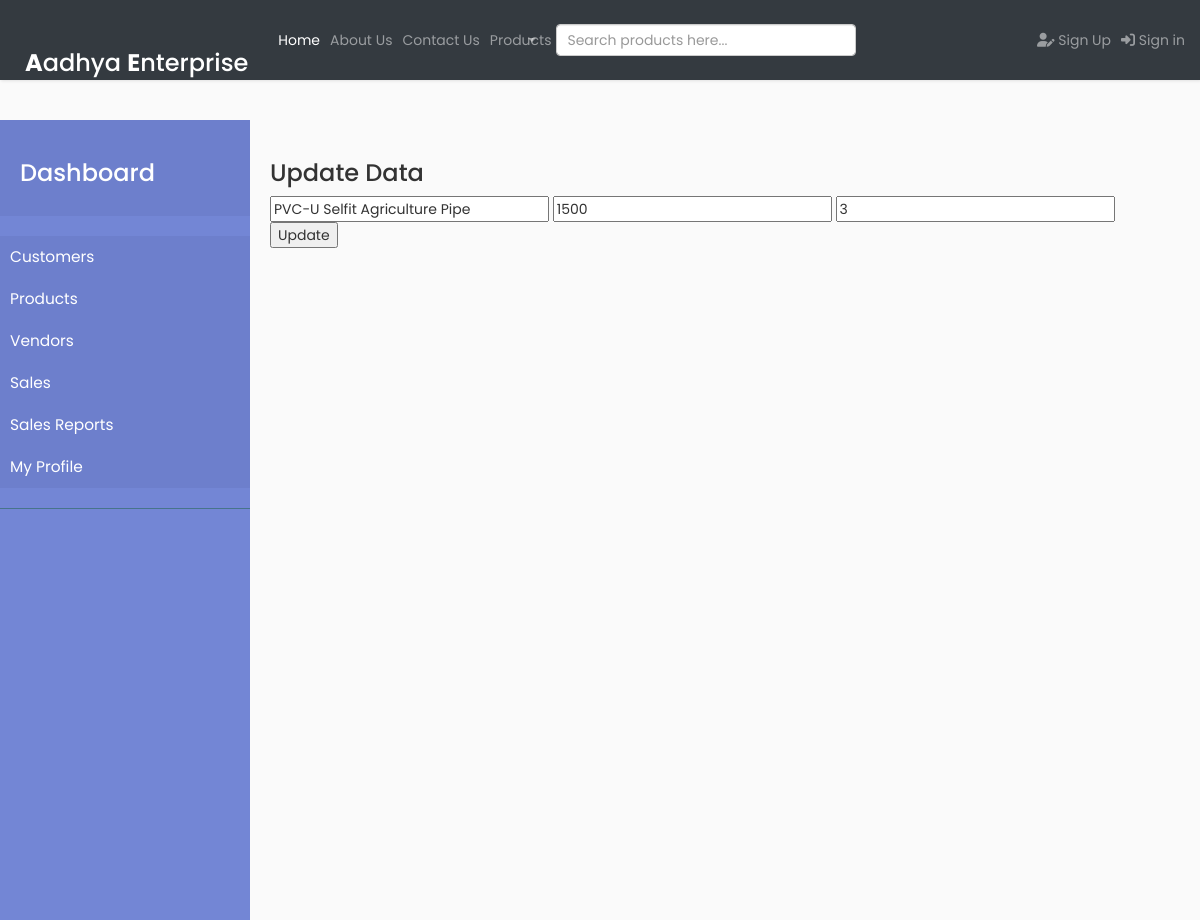
The app's page /AdminUpdateItem.php?id=1 with its own data.
### tables this page shows
CREATE TABLE `products` (
  `ProductID` int(10) NOT NULL,
  `ProductName` varchar(50) NOT NULL,
  `ProductPrice` float NOT NULL,
  `ProductWeight` float DEFAULT NULL,
  `ProductCartDesc` varchar(250) DEFAULT NULL,
  `ProductShortDesc` varchar(500) DEFAULT NULL,
  `ProductLongDesc` text DEFAULT NULL,
  `ProductThumb` varchar(100) DEFAULT NULL,
  `ProductImage` varchar(100) NOT NULL,
  `ProductCategoryID` int(10) NOT NULL,
  `ProductUpdateDate` timestamp NULL DEFAULT current_timestamp(),
  `ProductStock` float DEFAULT NULL,
  `ProductLive` tinyint(1) DEFAULT NULL,
  `ProductUnlimited` tinyint(1) DEFAULT NULL,
  `ProductLocation` varchar(200) DEFAULT NULL,
  `ProductQuantity` int(11) NOT NULL
);

### AdminUpdateItem.php (the view, shortened to what this page needs)
<?php include('header1.php');?>
<html>
</head>
<body>
<?php
include "conn.php";
$id = $_GET['id'];
$query = mysqli_query($conn,"select * from products where ProductID='$id'");
$row = mysqli_fetch_array($query);
?>
<h3>Update Data</h3>
<form method="POST">
<input type="text" name="ProductName" value="<?php echo $row['ProductName'] ?>" placeholder="Enter Name" Required>
  <input type="text" name="ProductPrice" value="<?php echo $row['ProductPrice'] ?>" placeholder="Enter Price" Required>
  <input type="text" name="ProductCategoryID" value="<?php echo $row['ProductCategoryID'] ?>" placeholder="Enter Ctegory ID" Required>
  <input type="submit" name="Update" value="Update">
</form>

### style2.css (style rules this page uses)
body { font-family: 'Poppins', sans-serif; background: #fafafa; }

### records on screen
products: ProductName "PVC-U Selfit Agriculture Pipe", ProductPrice "1500", ProductCategoryID "3"
